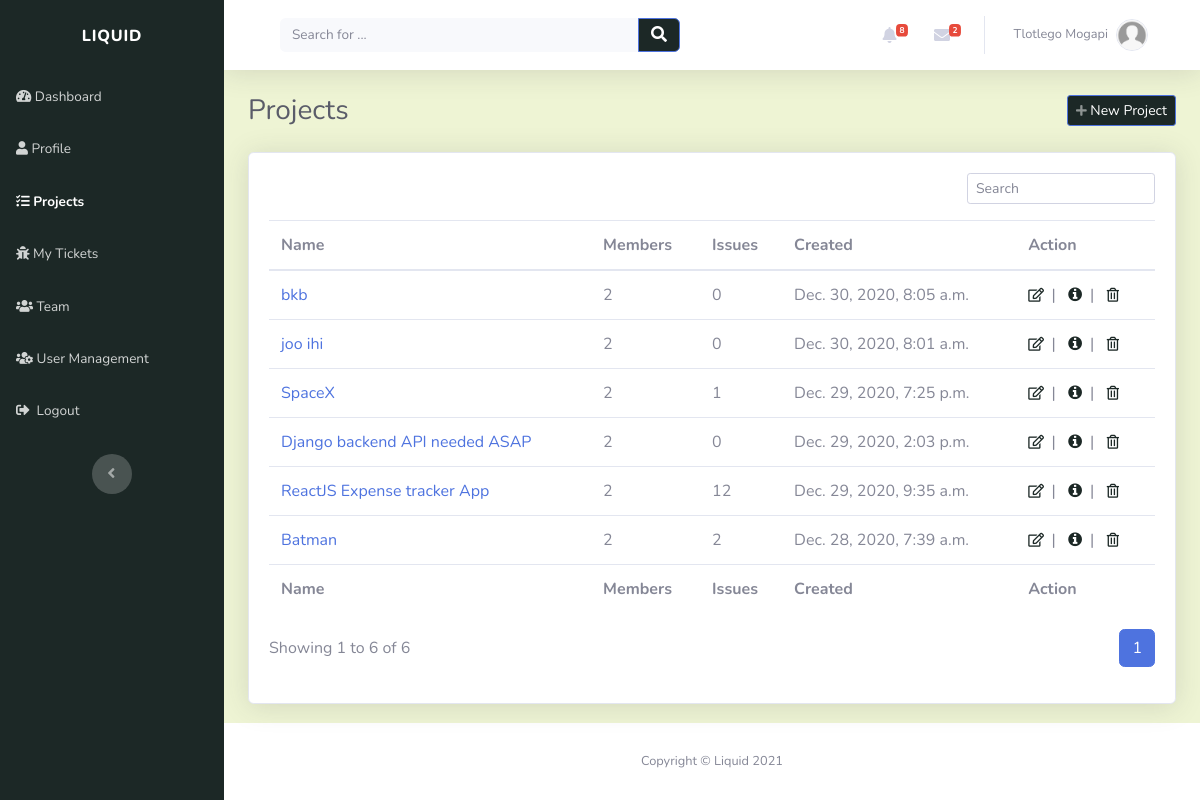
Page /projects/ (signed in) on the earlier database version.
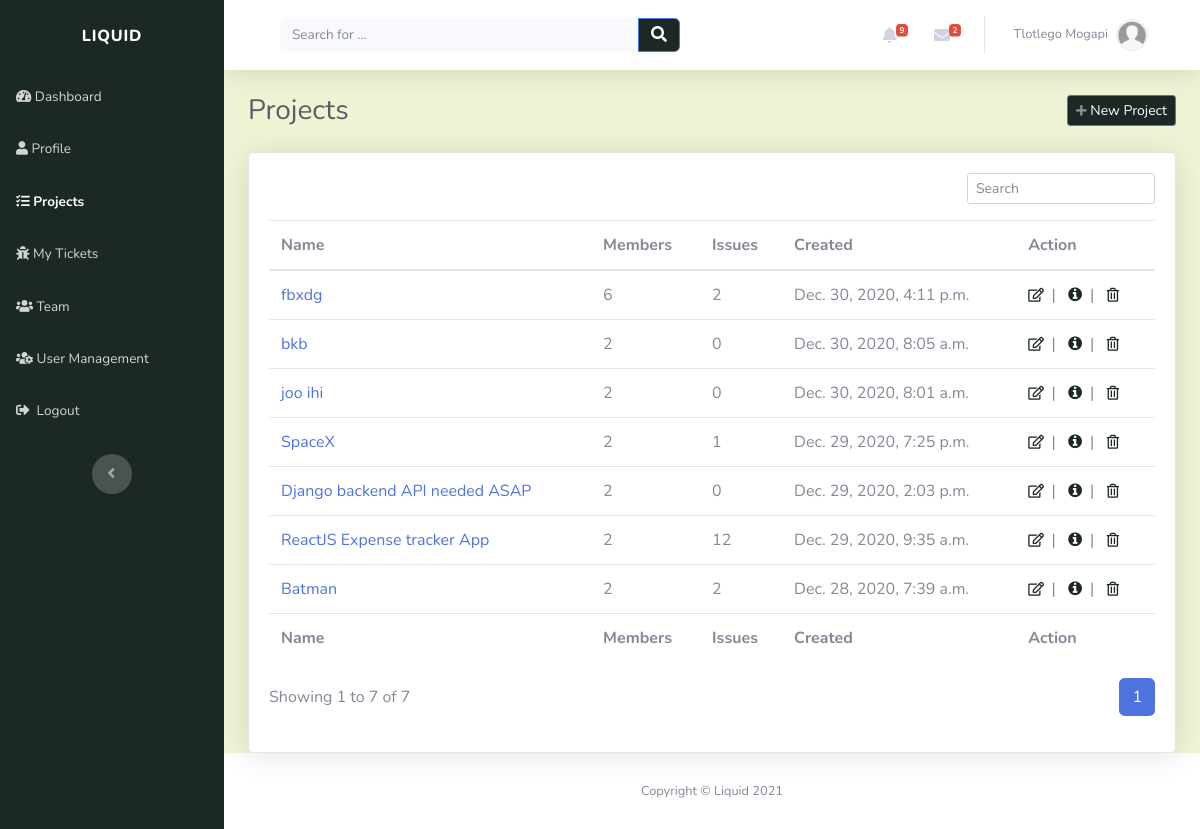
Same page on the later database version.
### account/models.py (models this page shows, shortened)
class Profile(models.Model):
    user = models.OneToOneField(settings.AUTH_USER_MODEL, on_delete=models.CASCADE, unique=True)
    profile_picture = models.ImageField(default='profile_images/default.jpg', upload_to='profile_images', blank=True)
    website = models.URLField(blank=True)
    first_name = models.CharField(max_length=30, blank=True)
    last_name = models.CharField(max_length=30, blank=True)
    address = models.CharField(max_length=50, blank=True)
    city = models.CharField(max_length=50, blank=True)
    country = models.CharField(max_length=50, blank=True)
    slug = models.SlugField(unique=True, blank=True)

### projects/models.py (models this page shows)
class Project(models.Model):
    name = models.CharField(max_length=50, unique=True)
    description = models.CharField(max_length=200)
    created_on = models.DateTimeField(verbose_name="date created", auto_now_add=True)
    created_by = models.ForeignKey(Profile, on_delete=models.CASCADE)
    slug = models.SlugField(unique=True, blank=True)
    def __str__(self):
        return self.name

### projects/views.py (the view)
# urls.py: path('', views.projects_view, name="projects_page"),
@login_required(login_url='login_page')
def projects_view(request):
    context = {}
    user = request.user
    profile = get_object_or_404(Profile, user=user)
    project_roles = ProjectRole.objects.filter(user=profile).order_by('-created_on')
    projects = [role.project for role in project_roles]
    page = request.GET.get('page', 1)
    projects_paginator = Paginator(projects, PROJECTS_PER_PAGE)
    try:
        projects = projects_paginator.page(page)
    except PageNotAnInteger:
        projects = projects_paginator.page(PROJECTS_PER_PAGE)
    except EmptyPage:
        projects = projects_paginator.page(projects_paginator.num_pages)
    context['user_projects'] = projects
    return render(request, "projects/projects.html", context)

### index/custom_processors.py (called while the page is built)
def profile_processor(request):
    if request.user.is_authenticated:
        user = request.user
        user_profile = get_object_or_404(Profile, user=user)
        user_messages = DirectMessage.objects.filter(receiver=user_profile).order_by('-created_on')[:5]
        user_alerts = Alert.objects.filter(user=user_profile).order_by('-created_on')[:5]
        return {'profile': user_profile, 'direct_messages': user_messages, 'alerts': user_alerts}
    else:
        return{}

### projects/templates/projects/projects.html
{% extends "index/header.html" %} {% load static %} {% block title %}Projects{% endblock %} {% block content %}
<div class="d-sm-flex justify-content-between align-items-center mb-4">
	<h3 class="text-dark mb-0">Projects</h3>
	<a
		class="btn btn-primary btn-sm d-none d-sm-inline-block"
		role="button"
		href="{% url 'add_project' %}"
		style="background: rgb(28, 40, 38)"
		><em class="fas fa-plus fa-sm text-white-50"></em>&nbsp;New Project</a
	>
</div>
<div class="card shadow">
	<div class="card-body">
		<div class="row">
			<div class="col-md-12">
				<div class="text-md-right dataTables_filter" id="dataTable_filter">
					<label
						><input
							type="search"
							class="form-control form-control-sm"
							aria-controls="dataTable"
							placeholder="Search"
					/></label>
				</div>
			</div>
		</div>
		{% if user_projects %}
		<div class="table-responsive table mt-2" id="dataTable" role="grid" aria-describedby="dataTable_info">
			<table class="table my-0" id="dataTable" aria-describedby="projects">
				<thead>
					{% include "projects/snippets/table_header.html" %}
				</thead>
				<tbody>
					{% for project in user_projects %} {% include "projects/snippets/project.html" %} {%endfor%}
				</tbody>
				<tfoot>
					{% include "projects/snippets/table_header.html" %}
				</tfoot>
			</table>
		</div>
		{% include "projects/snippets/pagination.html" with projects=user_projects %} {% else %}
		<div style="padding-top: 20px" class="text-center">
			<p><strong>You have no projects.</strong></p>
		</div>
		{% endif %}
	</div>
</div>
{% endblock %}

### index/templates/index/snippets/navbar.html (shortened to what this page needs)
<nav
	class="navbar navbar-light navbar-expand bg-white shadow mb-4 topbar static-top"
	style="background: rgb(238, 244, 212)"
>
	<div class="container-fluid">
		<div class="container-fluid">
			<form
				method="GET"
				action="{% url 'index_page' %}"
				target="_self"
				class="form-inline d-none d-sm-inline-block mr-auto ml-md-3 my-2 my-md-0 mw-100 navbar-search"
			>
				<div class="input-group">
					<input
						class="bg-light form-control border-0 small"
						type="search"
						placeholder="Search for ..."
						value="{{query}}"
						name="q"
					/>
					<div class="input-group-append">
						<button class="btn btn-primary py-0" type="submit" style="background: rgb(28, 40, 38)">
							<em class="fas fa-search"></em>
						</button>
					</div>
				</div>
			</form>
			<ul class="nav navbar-nav flex-nowrap ml-auto">
				<li class="nav-item dropdown no-arrow mx-1">
					<div class="nav-item dropdown no-arrow">
						<a class="dropdown-toggle nav-link" data-toggle="dropdown" aria-expanded="false" href="#"
							>{% if alerts %}<span class="badge badge-danger badge-counter"
								>{{profile.alert_set.all.count}}</span
							>
							{%endif%}<em class="fas fa-bell fa-fw"></em
						></a>
					</div>
				</li>
				<li class="nav-item dropdown no-arrow mx-1">
					<div class="nav-item dropdown no-arrow">
						<a class="dropdown-toggle nav-link" data-toggle="dropdown" aria-expanded="false" href="#"
							><em class="fas fa-envelope fa-fw"></em>{% if direct_messages %}<span
								class="badge badge-danger badge-counter"
								>{{profile.direct_messages.all.count}}</span
							>{%endif%}</a
						>
					</div>
				</li>
				<li class="nav-item dropdown no-arrow">
					<div class="nav-item dropdown no-arrow">
						<a class="dropdown-toggle nav-link" data-toggle="dropdown" aria-expanded="false" href="#"
							><span class="d-none d-lg-inline mr-2 text-gray-600 small">
								{% if profile.first_name and profile.last_name %} {{profile.first_name}}
								{{profile.last_name}} {% else %} {{user}} {%endif%}
							</span>
							<img
								class="border rounded-circle img-profile"
								src="{{profile.profile_picture.url}}"
								alt="user image"
							/>
						</a>
					</div>
				</li>
			</ul>
		</div>
	</div>
</nav>

### projects/templates/projects/snippets/project.html
<tr style="white-space: nowrap">
	<td><a href="{% url 'view_project' project.slug %}">{{ project | truncatechars:40 }}</a></td>
	<td>{{ project.projectrole_set.all.count }}</td>
	<td>{{ project.tickets.all.count }}</td>
	<td>{{ project.created_on }}</td>
	<td>{% include "projects/snippets/project_action.html" %}</td>
</tr>

### projects/templates/projects/snippets/project_action.html
<a role="button" href="{% url 'edit_project' project.slug %}" style="color: rgb(28, 40, 38)" title="Edit"
	><em class="far fa-edit fa-sm">&nbsp</em></a
>
|&nbsp&nbsp
<a role="button" href="{% url 'view_project' project.slug %}" style="color: rgb(28, 40, 38)" title="More information"
	><em class="fa fa-info-circle">&nbsp</em></a
>
|&nbsp&nbsp
<a role="button" href="{% url 'delete_project' project.slug %}" style="color: rgb(28, 40, 38)" title="Delete"
	><em class="far fa-trash-alt fa-sm">&nbsp</em></a
>

Differences in the rows shown:
computed for Profile "Tlotlego": alert_set.all.count "8" → "9"
added Project: name "fbxdg", projectrole_set.all.count "6", tickets.all.count "2", created_on "Dec. 30, 2020, 4:11 p.m."
Other differences:
{{ projects.end_index }}: "6" → "7"
{{ projects.paginator.count }}: "6" → "7"
